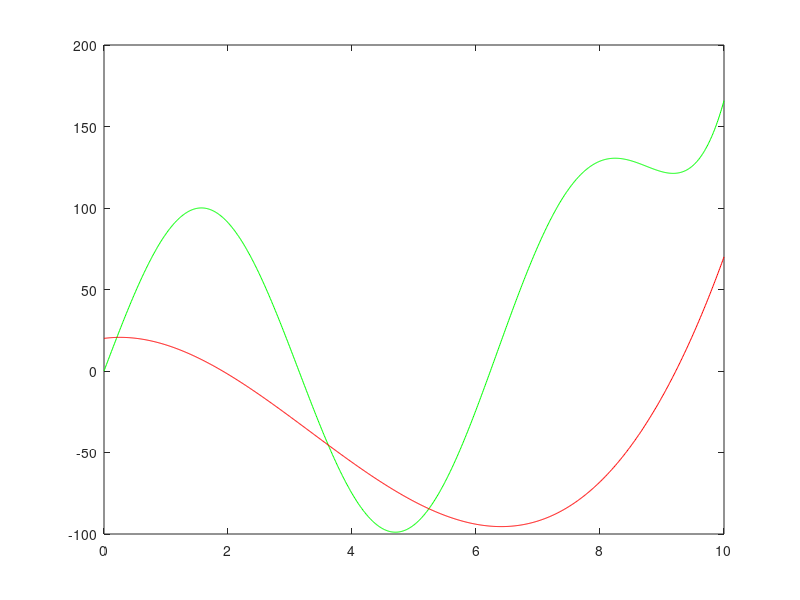

Write the MATLAB code that produced this figure. (Note: this script raises an error after producing the figure.)
x=linspace(0,10,1000);
y=(exp(x)/100)+100*sin(x); 
z=x.^(3)-10*x.^(2)+5*x+ 20;
figure(1);
plot(x,y,"g");
hold on;
plot(x,z,"r");
hold off;
yline(0);
title('Función F(x) y G(x)');
xlabel('eje x');
ylabel('eje y');
